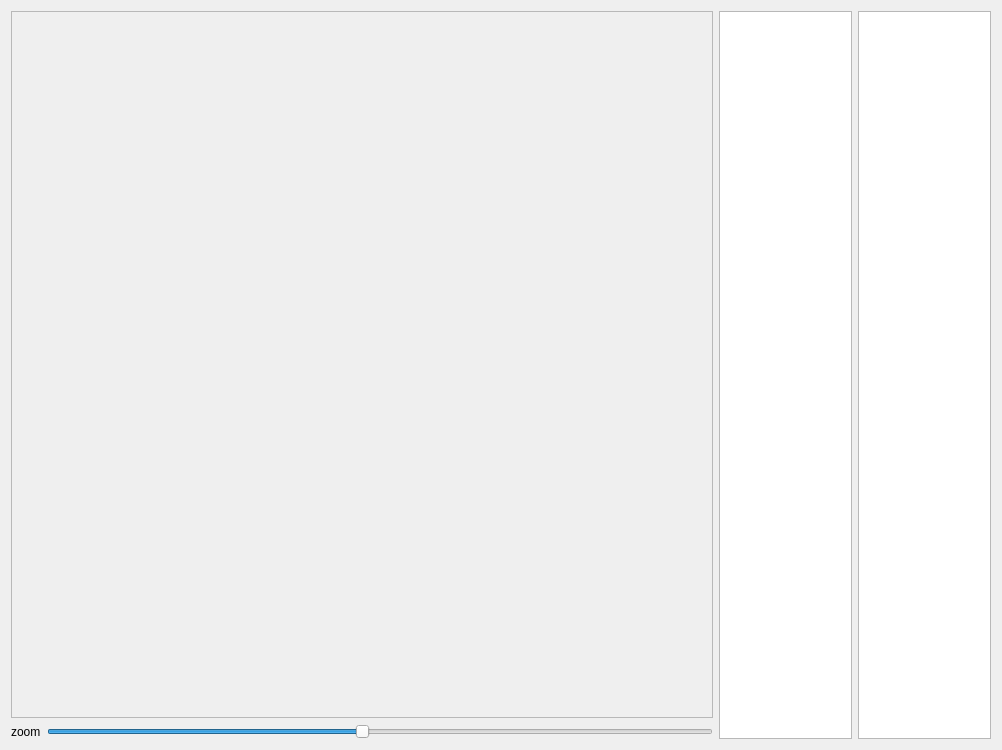
<?xml version="1.0" encoding="UTF-8"?>
<ui version="4.0">
 <class>EPAViewerWidget</class>
 <widget class="QWidget" name="EPAViewerWidget">
  <property name="geometry">
   <rect>
    <x>0</x>
    <y>0</y>
    <width>1002</width>
    <height>750</height>
   </rect>
  </property>
  <property name="windowTitle">
   <string>Form</string>
  </property>
  <layout class="QGridLayout" name="gridLayout">
   <item row="0" column="0" colspan="2">
    <widget class="QScrollArea" name="saTree">
     <property name="sizePolicy">
      <sizepolicy hsizetype="Expanding" vsizetype="Expanding">
       <horstretch>5</horstretch>
       <verstretch>0</verstretch>
      </sizepolicy>
     </property>
     <property name="widgetResizable">
      <bool>true</bool>
     </property>
     <widget class="QWidget" name="scrollAreaWidgetContents">
      <property name="geometry">
       <rect>
        <x>0</x>
        <y>0</y>
        <width>704</width>
        <height>704</height>
       </rect>
      </property>
     </widget>
    </widget>
   </item>
   <item row="0" column="2" rowspan="2">
    <widget class="QListView" name="lvTaxon">
     <property name="sizePolicy">
      <sizepolicy hsizetype="Expanding" vsizetype="Expanding">
       <horstretch>1</horstretch>
       <verstretch>0</verstretch>
      </sizepolicy>
     </property>
    </widget>
   </item>
   <item row="0" column="3" rowspan="2">
    <widget class="QListView" name="lvPosition">
     <property name="sizePolicy">
      <sizepolicy hsizetype="Expanding" vsizetype="Expanding">
       <horstretch>1</horstretch>
       <verstretch>0</verstretch>
      </sizepolicy>
     </property>
    </widget>
   </item>
   <item row="1" column="0">
    <widget class="QLabel" name="label">
     <property name="sizePolicy">
      <sizepolicy hsizetype="Fixed" vsizetype="Preferred">
       <horstretch>0</horstretch>
       <verstretch>0</verstretch>
      </sizepolicy>
     </property>
     <property name="text">
      <string>zoom</string>
     </property>
    </widget>
   </item>
   <item row="1" column="1">
    <widget class="QSlider" name="slZoom">
     <property name="sizePolicy">
      <sizepolicy hsizetype="Expanding" vsizetype="Fixed">
       <horstretch>0</horstretch>
       <verstretch>0</verstretch>
      </sizepolicy>
     </property>
     <property name="minimum">
      <number>10</number>
     </property>
     <property name="maximum">
      <number>200</number>
     </property>
     <property name="value">
      <number>100</number>
     </property>
     <property name="orientation">
      <enum>Qt::Horizontal</enum>
     </property>
    </widget>
   </item>
  </layout>
 </widget>
 <resources/>
 <connections/>
</ui>
